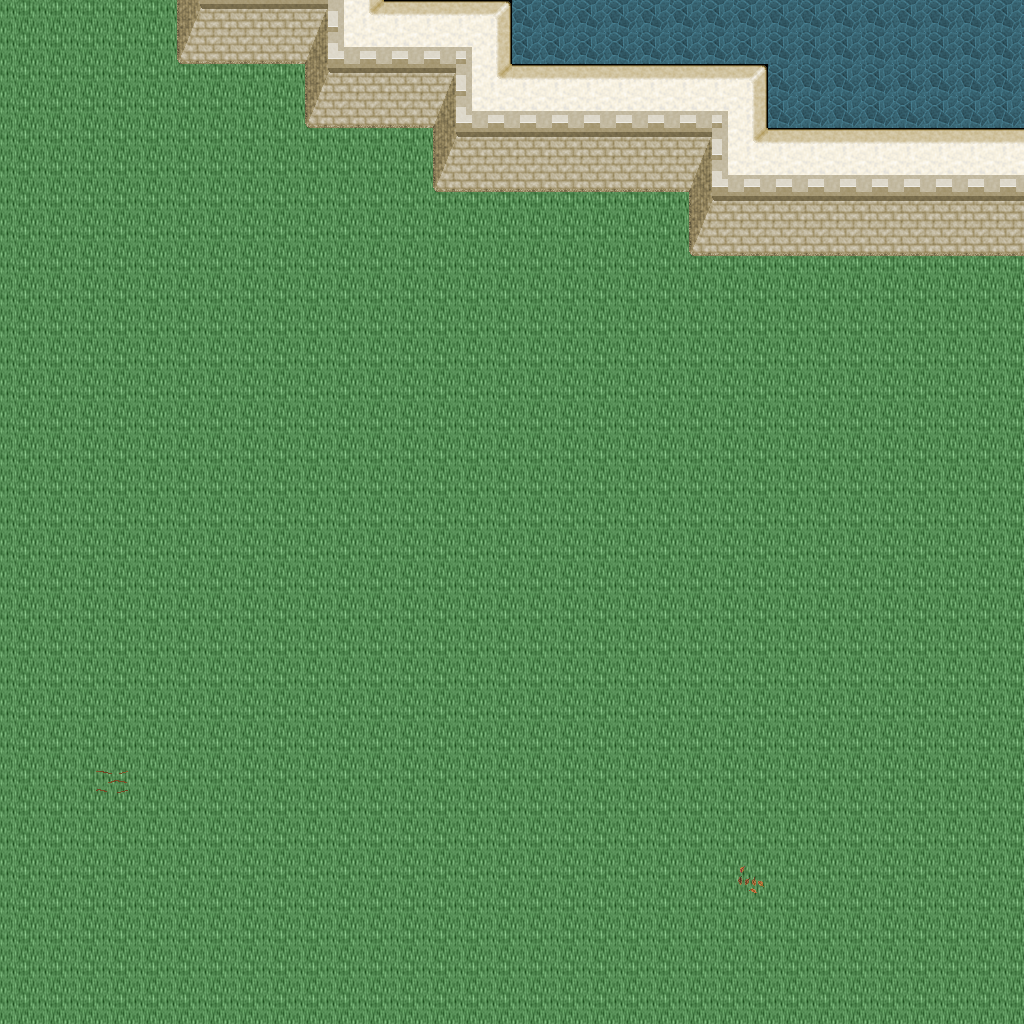

Below is a game level as drawn by its tile map, then a one-line description and the .tmx that defines it (tile-layer data replaced by summaries):
An orthogonal 32x32 tile map with 32x32 px tiles, 5 tile layers (Ground, Objects, Objects2, Above, ...), 1 hidden layer not drawn, 50 tilesets.

<map version="1.10" tiledversion="1.11.0" orientation="orthogonal" renderorder="right-down" width="32" height="32" tilewidth="32" tileheight="32" infinite="0" nextlayerid="11" nextobjectid="1">
 <tileset firstgid="1" name="ground_ground" tilewidth="32" tileheight="32" tilecount="33" columns="3">
  <image source="../drawable/ground_ground.png" width="96" height="352" />
 </tileset>
 <tileset firstgid="34" name="building_castle" tilewidth="32" tileheight="32" tilecount="320" columns="20">
  <image source="../drawable/building_castle.png" width="640" height="512" />
 </tileset>
 <tileset firstgid="354" name="furniture_carpet_carpets_2" tilewidth="32" tileheight="32" tilecount="20" columns="4">
  <image source="../drawable/furniture_carpet_carpets_2.png" width="128" height="160" />
 </tileset>
 <tileset firstgid="374" name="ground_indoor_tiles" tilewidth="32" tileheight="32" tilecount="8" columns="2">
  <image source="../drawable/ground_indoor_tiles.png" width="64" height="128" />
 </tileset>
 <tileset firstgid="382" name="building_entrance_int_iron_bars" tilewidth="32" tileheight="32" tilecount="12" columns="3">
  <image source="../drawable/building_entrance_int_iron_bars.png" width="96" height="128" />
 </tileset>
 <tileset firstgid="394" name="plant_bush_hedge" tilewidth="32" tileheight="32" tilecount="35" columns="5">
  <image source="../drawable/plant_bush_hedge.png" width="160" height="224" />
 </tileset>
 <tileset firstgid="429" name="building_church" tilewidth="32" tileheight="32" tilecount="56" columns="8">
  <image source="../drawable/building_church.png" width="256" height="224" />
 </tileset>
 <tileset firstgid="485" name="logic_collision" tilewidth="32" tileheight="32" tilecount="1" columns="1">
  <image source="../drawable/logic_collision.png" width="32" height="32" />
 </tileset>
 <tileset firstgid="486" name="logic_item_vegetable" tilewidth="32" tileheight="32" tilecount="16" columns="8">
  <image source="../drawable/logic_item_vegetable.png" width="256" height="64" />
 </tileset>
 <tileset firstgid="502" name="ground_rock_rocks" tilewidth="32" tileheight="32" tilecount="4" columns="2">
  <image source="../drawable/ground_rock_rocks.png" width="64" height="64" />
 </tileset>
 <tileset firstgid="506" name="item_corpse_huge_animal" tilewidth="32" tileheight="32" tilecount="16" columns="2">
  <image source="../drawable/item_corpse_huge_animal.png" width="64" height="256" />
 </tileset>
 <tileset firstgid="522" name="plant_tree_dead_tree_4" tilewidth="32" tileheight="32" tilecount="20" columns="4">
  <image source="../drawable/plant_tree_dead_tree_4.png" width="128" height="160" />
 </tileset>
 <tileset firstgid="542" name="logic_creature_undead" tilewidth="32" tileheight="32" tilecount="16" columns="8">
  <image source="../drawable/logic_creature_undead.png" width="256" height="64" />
 </tileset>
 <tileset firstgid="558" name="plant_tree_dead_tree_2" tilewidth="32" tileheight="32" tilecount="20" columns="4">
  <image source="../drawable/plant_tree_dead_tree_2.png" width="128" height="160" />
 </tileset>
 <tileset firstgid="578" name="item_gothic_headstone_2" tilewidth="32" tileheight="32" tilecount="3" columns="1">
  <image source="../drawable/item_gothic_headstone_2.png" width="32" height="96" />
 </tileset>
 <tileset firstgid="581" name="building_house_3" tilewidth="32" tileheight="32" tilecount="48" columns="6">
  <image source="../drawable/building_house_3.png" width="192" height="256" />
 </tileset>
 <tileset firstgid="629" name="object_scarecrow" tilewidth="32" tileheight="32" tilecount="2" columns="1">
  <image source="../drawable/object_scarecrow.png" width="32" height="64" />
 </tileset>
 <tileset firstgid="631" name="plant_tree_fall_trees" tilewidth="32" tileheight="32" tilecount="40" columns="8">
  <image source="../drawable/plant_tree_fall_trees.png" width="256" height="160" />
 </tileset>
 <tileset firstgid="671" name="logic_creature_undead_fallen" tilewidth="32" tileheight="32" tilecount="16" columns="8">
  <image source="../drawable/logic_creature_undead_fallen.png" width="256" height="64" />
 </tileset>
 <tileset firstgid="687" name="building_decoration_orbpedestal" tilewidth="32" tileheight="32" tilecount="2" columns="1">
  <image source="../drawable/building_decoration_orbpedestal.png" width="32" height="64" />
 </tileset>
 <tileset firstgid="689" name="ground_rock_rocks_3" tilewidth="32" tileheight="32" tilecount="16" columns="4">
  <image source="../drawable/ground_rock_rocks_3.png" width="128" height="128" />
 </tileset>
 <tileset firstgid="705" name="plant_tree_chestnut_tree" tilewidth="32" tileheight="32" tilecount="20" columns="4">
  <image source="../drawable/plant_tree_chestnut_tree.png" width="128" height="160" />
 </tileset>
 <tileset firstgid="725" name="plant_stump_hollow_logs" tilewidth="32" tileheight="32" tilecount="6" columns="3">
  <image source="../drawable/plant_stump_hollow_logs.png" width="96" height="64" />
 </tileset>
 <tileset firstgid="731" name="logic_creature_golem" tilewidth="32" tileheight="32" tilecount="4" columns="4">
  <image source="../drawable/logic_creature_golem.png" width="128" height="32" />
 </tileset>
 <tileset firstgid="735" name="ground_grass_edges" tilewidth="32" tileheight="32" tilecount="36" columns="12">
  <image source="../drawable/ground_grass_edges.png" width="384" height="96" />
 </tileset>
 <tileset firstgid="771" name="ground_grass_corners" tilewidth="32" tileheight="32" tilecount="24" columns="6">
  <image source="../drawable/ground_grass_corners.png" width="192" height="128" />
 </tileset>
 <tileset firstgid="795" name="ground_water_pool" tilewidth="32" tileheight="32" tilecount="72" columns="3">
  <image source="../drawable/ground_water_pool.png" width="96" height="768" />
 </tileset>
 <tileset firstgid="867" name="ground_earth_edges" tilewidth="32" tileheight="32" tilecount="18" columns="6">
  <image source="../drawable/ground_earth_edges.png" width="192" height="96" />
 </tileset>
 <tileset firstgid="885" name="logic_creature_ent" tilewidth="32" tileheight="32" tilecount="4" columns="4">
  <image source="../drawable/logic_creature_ent.png" width="128" height="32" />
 </tileset>
 <tileset firstgid="889" name="plant_leaves" tilewidth="32" tileheight="32" tilecount="8" columns="4">
  <image source="../drawable/plant_leaves.png" width="128" height="64" />
 </tileset>
 <tileset firstgid="897" name="object_well_hoist" tilewidth="32" tileheight="32" tilecount="9" columns="3">
  <image source="../drawable/object_well_hoist.png" width="96" height="96" />
 </tileset>
 <tileset firstgid="906" name="building_stairs_grey_stone_stairs_down" tilewidth="32" tileheight="32" tilecount="6" columns="3">
  <image source="../drawable/building_stairs_grey_stone_stairs_down.png" width="96" height="64" />
 </tileset>
 <tileset firstgid="912" name="ground_green_paving" tilewidth="32" tileheight="32" tilecount="18" columns="3">
  <image source="../drawable/ground_green_paving.png" width="96" height="192" />
 </tileset>
 <tileset firstgid="930" name="plant_tree_tree_darkgreen" tilewidth="32" tileheight="32" tilecount="88" columns="8">
  <image source="../drawable/plant_tree_tree_darkgreen.png" width="256" height="352" />
 </tileset>
 <tileset firstgid="1018" name="light_dim_light_7x5" tilewidth="32" tileheight="32" tilecount="35" columns="7">
  <image source="../drawable/light_dim_light_7x5.png" width="224" height="160" />
 </tileset>
 <tileset firstgid="1053" name="furniture_light_lamp_bronze" tilewidth="32" tileheight="32" tilecount="3" columns="1">
  <image source="../drawable/furniture_light_lamp_bronze.png" width="32" height="96" />
 </tileset>
 <tileset firstgid="1056" name="light_light_5x5" tilewidth="32" tileheight="32" tilecount="25" columns="5">
  <image source="../drawable/light_light_5x5.png" width="160" height="160" />
 </tileset>
 <tileset firstgid="1081" name="plant_tree_pine_tree" tilewidth="32" tileheight="32" tilecount="20" columns="4">
  <image source="../drawable/plant_tree_pine_tree.png" width="128" height="160" />
 </tileset>
 <tileset firstgid="1101" name="plant_tree_pine_tree_1" tilewidth="32" tileheight="32" tilecount="20" columns="4">
  <image source="../drawable/plant_tree_pine_tree_1.png" width="128" height="160" />
 </tileset>
 <tileset firstgid="1121" name="furniture_chair_bench_wooden" tilewidth="32" tileheight="32" tilecount="8" columns="2">
  <image source="../drawable/furniture_chair_bench_wooden.png" width="64" height="128" />
 </tileset>
 <tileset firstgid="1129" name="plant_flower_flowers_mixed" tilewidth="32" tileheight="32" tilecount="16" columns="4">
  <image source="../drawable/plant_flower_flowers_mixed.png" width="128" height="128" />
 </tileset>
 <tileset firstgid="1145" name="building_thatched_roof_cottage1" tilewidth="32" tileheight="32" tilecount="20" columns="4">
  <image source="../drawable/building_thatched_roof_cottage1.png" width="128" height="160" />
 </tileset>
 <tileset firstgid="1165" name="item_blood_floor_stain" tilewidth="32" tileheight="32" tilecount="1" columns="1">
  <image source="../drawable/item_blood_floor_stain.png" width="32" height="32" />
 </tileset>
 <tileset firstgid="1166" name="item_firewood" tilewidth="32" tileheight="32" tilecount="12" columns="3">
  <image source="../drawable/item_firewood.png" width="96" height="128" />
 </tileset>
 <tileset firstgid="1178" name="item_gothic_headstone_1" tilewidth="32" tileheight="32" tilecount="1" columns="1">
  <image source="../drawable/item_gothic_headstone_1.png" width="32" height="32" />
 </tileset>
 <tileset firstgid="1179" name="item_gothic_tiny_headstone" tilewidth="32" tileheight="32" tilecount="1" columns="1">
  <image source="../drawable/item_gothic_tiny_headstone.png" width="32" height="32" />
 </tileset>
 <tileset firstgid="1180" name="plant_mosses" tilewidth="32" tileheight="32" tilecount="16" columns="4">
  <image source="../drawable/plant_mosses.png" width="128" height="128" />
 </tileset>
 <tileset firstgid="1196" name="building_fence_wooden_brown_fence" tilewidth="32" tileheight="32" tilecount="42" columns="7">
  <image source="../drawable/building_fence_wooden_brown_fence.png" width="224" height="192" />
 </tileset>
 <tileset firstgid="1238" name="logic_creature_undead_skeleton" tilewidth="32" tileheight="32" tilecount="6" columns="6">
  <image source="../drawable/logic_creature_undead_skeleton.png" width="192" height="32" />
 </tileset>
 <tileset firstgid="1244" name="logic_creature_undead_specter" tilewidth="32" tileheight="32" tilecount="6" columns="6">
  <image source="../drawable/logic_creature_undead_specter.png" width="192" height="32" />
 </tileset>
 <layer id="1" name="Ground" width="32" height="32">
  <data>[1024 cells, 1024 non-empty, 3 distinct tile ids]</data>
 </layer>
 <layer id="2" name="Objects" width="32" height="32">
  <data>[1024 cells, 114 non-empty, 18 distinct tile ids]</data>
 </layer>
 <layer id="3" name="Objects2" width="32" height="32">
  <data>[1024 cells, 0 non-empty, 0 distinct tile ids]</data>
 </layer>
 <layer id="4" name="Above" width="32" height="32">
  <data>[1024 cells, 0 non-empty, 0 distinct tile ids]</data>
 </layer>
 <layer id="5" name="Above2" width="32" height="32">
  <data>[1024 cells, 0 non-empty, 0 distinct tile ids]</data>
 </layer>
 <layer id="6" name="Walkable" width="32" height="32" visible="0">
  <data>[1024 cells, 112 non-empty, 1 distinct tile ids]</data>
 </layer>
 <objectgroup id="7" name="Mapevents" />
 <objectgroup id="8" name="Spawn" />
 <objectgroup id="9" name="Keys" />
 <objectgroup id="10" name="Replace" />
</map>
